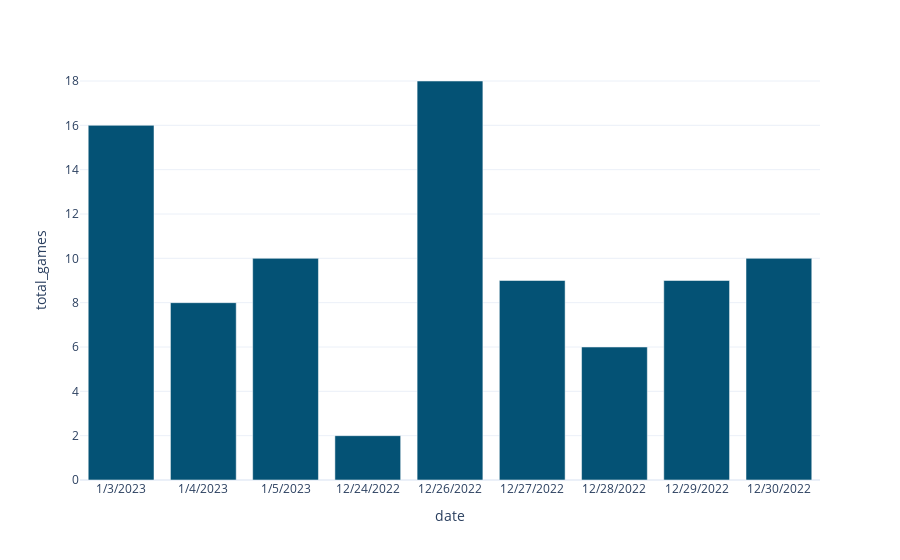

Notebook cell for this chart:
### Code cell
px.bar(
    date_df,
    x=date_df.index,
    y="total_games",
    template="plotly_white",
    color_discrete_sequence=px.colors.sequential.Bluyl_r,
)

### Figure 1 — Plotly figure (JSON) as saved in the notebook; plotly's stock layout.template omitted (floating-point values rounded to 4 significant figures)
{"data": [{"alignmentgroup": "True", "hovertemplate": "date=%{x}<br>total_games=%{y}<extra></extra>", "legendgroup": "", "marker": {"color": "rgb(4, 82, 117)", "pattern": {"shape": ""}}, "name": "", "offsetgroup": "", "orientation": "v", "showlegend": false, "textposition": "auto", "type": "bar", "x": ["1/3/2023", "1/4/2023", "1/5/2023", "12/24/2022", "12/26/2022", "12/27/2022", "12/28/2022", "12/29/2022", "12/30/2022"], "xaxis": "x", "y": [16, 8, 10, 2, 18, 9, 6, 9, 10], "yaxis": "y"}], "layout": {"barmode": "relative", "legend": {"tracegroupgap": 0}, "margin": {"t": 60}, "xaxis": {"anchor": "y", "domain": [0, 1], "title": {"text": "date"}}, "yaxis": {"anchor": "x", "domain": [0, 1], "title": {"text": "total_games"}}}}
